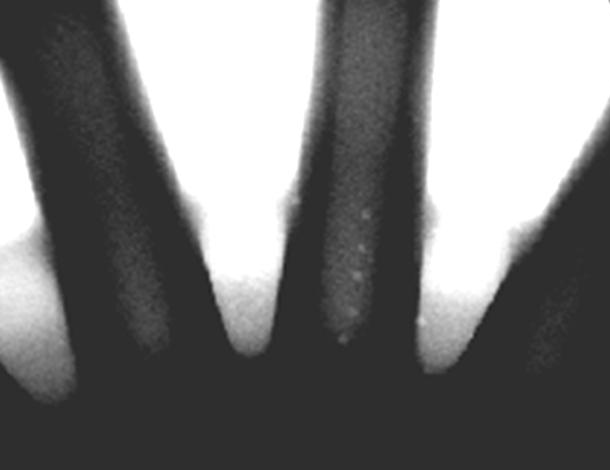
%> input picture Laboratorio 5 - Imágenes I/wheel.bmp, 610 x 470 px
$ octave binarizacion_basica.m   (GNU Octave 9; MATLAB toolbox functions it lacks are replaced by stand-ins)
%> lines starting %> are read from the running program, lines starting %| are printed output that depends on the picture; in (x1, y1, x2, y2) boxes, pixels count from 0 and x2, y2 are one past the last pixel; in counts of white or black regions, pixels touching at a corner belong together; the program's own positions count from 1
i=imread('wheel.bmp');
%> i is the input picture: size 470x610 uint8; min 32, max 255, mean 120.8

umbral1 = 120;
ib1 = i>umbral1;
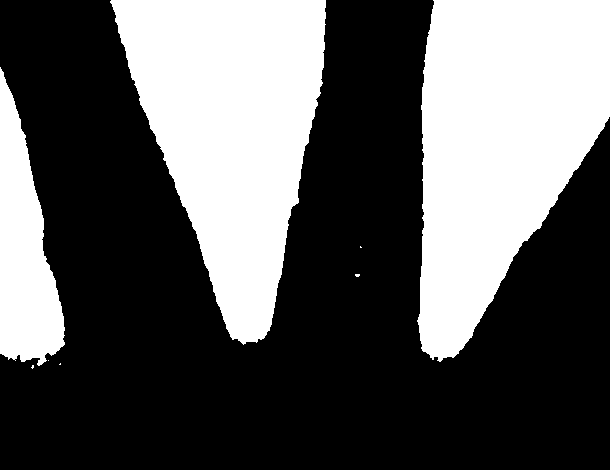
%> ib1: size 470x610 logical; 36.4% white; 8 white regions (5 under 20 px), largest, box (x1, y1, x2, y2) and area: (417, 0, 610, 362) 48060, (110, 0, 326, 345) 44905, (0, 67, 65, 366) 11320
figure,
subplot(1,2,1), imshow(i), title('original');
subplot(1,2,2), imshow(ib1), title('umbral=120');

umbral2 = 200;
ib2 = i>umbral2;
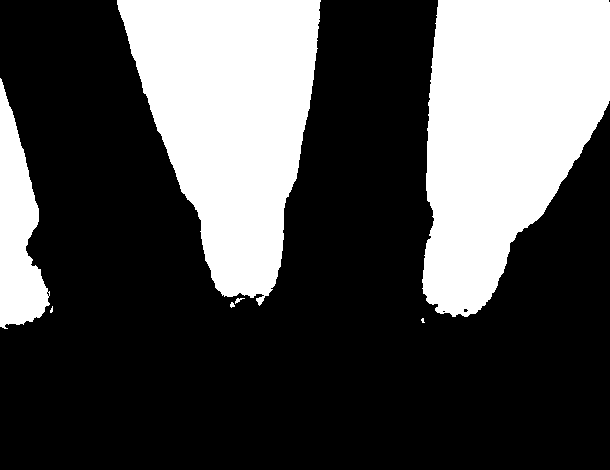
%> ib2: size 470x610 logical; 31.1% white; 7 white regions (2 under 20 px), largest, box (x1, y1, x2, y2) and area: (422, 0, 610, 317) 42660, (117, 0, 321, 306) 39266, (0, 78, 50, 329) 7105, (235, 298, 245, 304) 26, (230, 302, 235, 308) 20
figure,
subplot(1,2,1), imshow(i), title('original');
subplot(1,2,2), imshow(ib2), title('umbral=200');
